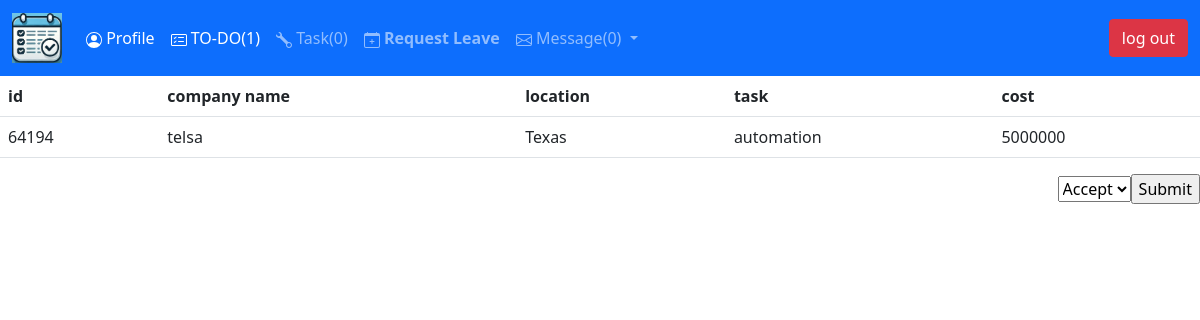
The page /to-do (signed in) on the database as committed earlier.
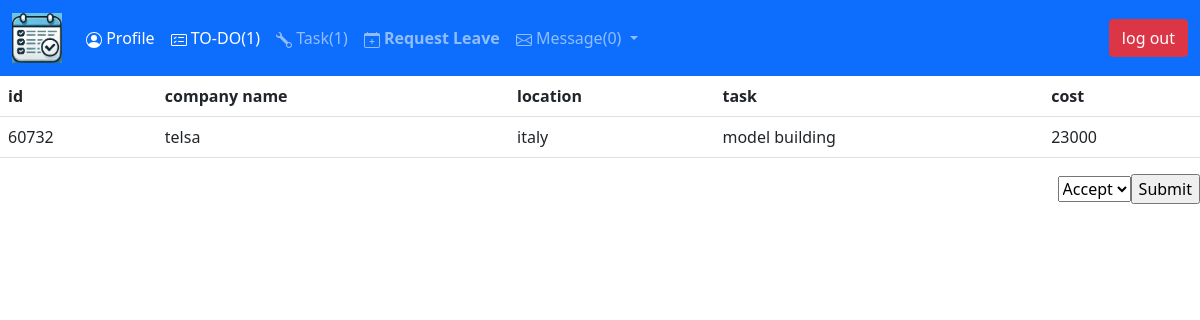
The same page on the database as committed later.
### main.py (models this page shows)
class Task(db.Model):
    __tablename__ = "tasks"
    id = db.Column(db.Integer, primary_key=True)
    task_id = db.Column(db.String(30), nullable=False)
    location = db.Column(db.String(30), nullable=False)
    task_name = db.Column(db.String(30), nullable=False)
    status = db.Column(db.String(30), nullable=False)
    cost = db.Column(db.Integer)
    payment = db.Column(db.Integer)
    startDate= db.Column(db.String(300))
    stopDate = db.Column(db.String(300))
    staff_pending = db.Column(db.String(300))
    staff_accepted = db.Column(db.String(300))
    staff_rejected = db.Column(db.String(300))
    company_id = db.Column(db.Integer, db.ForeignKey('company.id'))
    company_name = relationship("Company", back_populates='task', lazy='subquery')
    comment = relationship("Comment", back_populates='task_name', lazy='subquery')

class Company(db.Model):
    __tablename__ = 'company'
    id = db.Column(db.Integer, primary_key=True)
    name = db.Column(db.String(30), nullable=False)
    location = db.Column(db.String(30), nullable=False)
    contact = db.Column(db.String(30))
    contact_name = db.Column(db.String(30))
    mail = db.Column(db.String(30))
    task = relationship("Task", back_populates='company_name', lazy='subquery')

### main.py (the view, shortened to what this page needs)
@app.route('/to-do', methods=['GET', 'POST'])
@login_required
def to_do():
    table_head = ('id', 'company name', 'location', 'task', 'cost')
    project = []
    details = staff_stat(current_user)
    form = AcceptRejectForm()
    if current_user.pending not in (None, ' ', ""):
        ids = current_user.pending.split(",")
        ids = [tsk for tsk in ids if tsk.isnumeric()]
        for tsk in ids:
            project.append(db.get_or_404(Task, int(tsk)))
    return render_template('/user/todo.html', table_head=table_head, details = staff_stat(current_user),  task=project, form=form, num_mail=mail_counter())

### forms.py
class AcceptRejectForm(FlaskForm):
    accept = SelectField(u'Accept or Reject', choices=['Accept', "Reject"], default='Accept', validators=[DataRequired()])
    task_id = IntegerField()
    submit = SubmitField('Submit')

### main.py (called while the page is built)
@login_manager.user_loader
def load_user(user_id):
    return db.get_or_404(User, user_id)

def mail_counter():
    messages = db.session.query(Messages).all()
    messages = [message for message in messages if message.receiver == current_user.id_name]
    messages = [message for message in messages if message.read is False]
    return len(messages)

### templates/user/todo.html (shortened to what this page needs)
{% extends 'header.html' %}
{% block content %}
{% from 'bootstrap5/form.html' import render_form %}
{% for project in task %}
<table class="table table-hover">
<tr>
{% for heading in table_head %}
    <th>{{heading}}</th>
 {% endfor %}
</tr>
    <tr>
        <td>{{project.task_id}}</td>
        <td>{{project.company_name.name}}</td>
        <td>{{project.location}}</td>
        <td>{{project.task_name}}</td>
        <td>{{project.cost}}</td>
     </tr>
    </table>
        <div class="row">
            <form action="{{url_for('to_do')}}" method="POST">
            <div class="col-12"> <p align="right">
                {{ form.accept()}}{{form.submit}}
            </div>
            </form>
        </div>
{% endfor %}
{% endblock %}

Rows that differ between the two databases and show on the page:
no longer on this page (row edited): Task: table_head "id" "company name" "location" "task" "cost", task_id "64194", company_name.name "telsa", location "Texas", task_name "automation", cost "5000000"
added Task: table_head "id" "company name" "location" "task" "cost", task_id "60732", company_name.name "telsa", location "italy", task_name "model building", cost "23000"
Other text that changed with them:
{{ details['on'][1] }}: "0" → "1"
